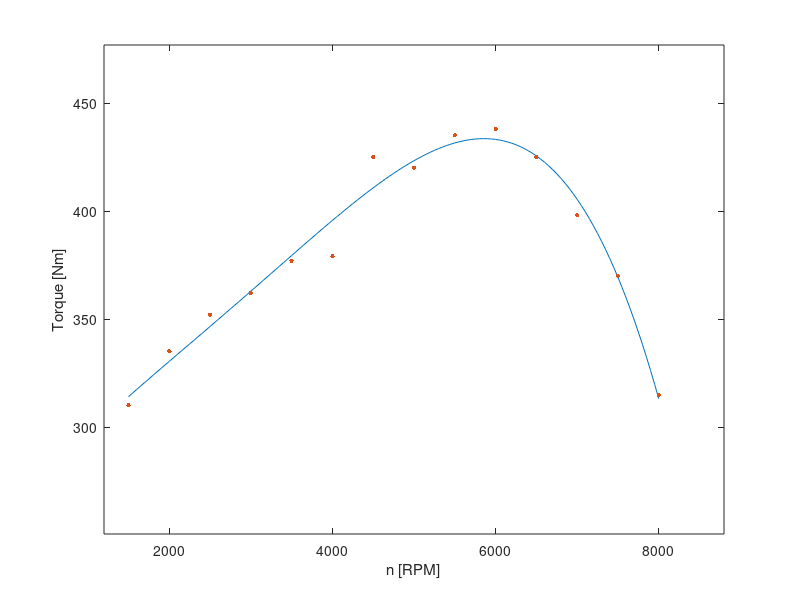

Write MATLAB code to recreate this figure. (Note: this script raises an error after producing the figure.)
%% Powertrain Model HP390 %%
clear powertrain;%clc;

name = '390HP';

% Type (Combustion-0/Electric-1)
pwt.type = 0;

% Engine
% Initial values
    pwt.ni = [1500 2000 2500 3000 3500 4000 4500 5000 5500 6000 6500 7000 7500 8000]; % Initial n values [rpm]
    pwt.torquei = [310 335 352 362 377 379 425 420 435 438 425 398 370 315]; % Initial torque values [Nm]
% Min and Max n [rpm]
pwt.min_n = min(pwt.ni); % Minimum engine angular velocity [rpm]
pwt.max_n = max(pwt.ni); % Maximum engine angular velocity [rpm]
% Engine curves
pwt.interp_coef = polyfit(pwt.ni,pwt.torquei,4); % Interpolation coefficients
pwt.n = [pwt.min_n:50:pwt.max_n]; % Engine angular velocity [rpm]
pwt.torque =  polyval(pwt.interp_coef,pwt.n); % Engine torque [Nm]
pwt.power = pwt.torque.*pwt.n*(2*pi/60)/1000; % Engine power [kW]

% Gearbox
pwt.gear_i_r = [3.81 2.15 1.56 1.24 0.95 0.82];
pwt.diff = [3.44 3.44 3.44 3.44 3.44 3.44];
pwt.gear_r = pwt.gear_i_r;

% Fuel
pwt.fuel_cons_ratio = 10; % Fuel Consumption [L/km]
pwt.fuel_tank = 100; % Fuel tank [L] 

% Matrix calculus
    v = [0:1:10000];
    R = 18*25.4/1000;
    wo = v*(60/(2*pi))/R;
    wi(1:length(pwt.gear_r),1) = 0;
    i = 2;
    j = 1;
   while j <= length(pwt.gear_r)
        while wi(j,i-1) < pwt.max_n
            w_i = wo(i)*pwt.gear_r(j);
            wi(j,i) = w_i;
            i = i+1;
        end
        if w_i > pwt.max_n
            wi(j,i-1) = 0;
        end
        j = j+1;
        i = 2;
   end

pwt.n_matrix = wi; % Engine angular speed matrix (x-Speed [km/h], y-n [RPM])
pwt.n_lim_change = 7000; % n gear change upshift [rpm]
pwt.n_lim_reduce = 5000; % n gear change downshift [rpm]

% Gear change map calculus
    gear_change = 0;
    n_change = pwt.n_lim_change;
    i = 2;
    gear = 1;
    while i <= length(wi)
        if wi(gear,i-1) > n_change
            gear = gear+1;
            gear_change(i-1) = gear;
            if gear > length(wi(:,1))
                gear = length(wi(:,1));
                gear_change(i-1) = gear;
            end
        end
        gear_change(i) = gear;
        i = i+1;
    end
v = v(1:length(wi(1,:)));
pwt.gear_matrix = gear_change;

% GRAPHS
figure('Name','PWT.Power & Torque','NumberTitle','off')
plot(pwt.n,pwt.torque);hold on;
plot(pwt.ni,pwt.torquei,'.','MarkerSize',10)
xlim([pwt.min_n*0.8 pwt.max_n*1.1]);ylim([min(pwt.torque)*0.8 max(pwt.torque)*1.1]);
xlabel('n [RPM]');ylabel('Torque [Nm]');
yyaxis right
plot(pwt.n,pwt.power);
ylabel('Power [kW]')

figure('Name','PWT.Gear change map','NumberTitle','off')
subplot(2,1,1)
plot(v,wi(1,:));hold on
plot(v,wi(2,:));
plot(v,wi(3,:));
plot(v,wi(4,:));
plot(v,wi(5,:));
plot(v,wi(6,:));
legend('g1','g2','g3','g4','g5','g6')
xlabel('Speed [km/h]');ylabel('n [RPM]');
subplot(2,1,2)
plot(v,gear_change);
ylim([0 7]);
xlabel('Speed [km/h]');ylabel('Gear [-]');

% Torque and Force
gear_r = pwt.gear_r;
vx = [0:1:1000];
w_o = vx*(60/(2*pi))/R;

wi(1:length(gear_r),1) = 0;

n = pwt.ni;
torque = pwt.torquei;
p1 = polyfit(n,torque,4);
torque_i = polyval(p1,n);
power_i = torque_i.*n*(2*pi/60)/1000;

i = 2;
j = 1;
while j <= length(gear_r)
    while wi(j,i-1) < max(n)
        w_i = w_o(i).*gear_r(j);
        torque_m(j,i) = polyval(p1,w_i);
        torque_w(j,i) = torque_m(j,i).*gear_r(j);
        Fx_w(j,i) = torque_w(j,i).*pwt.diff(j)/R;
        wi(j,i) = w_i;
        i = i+1;
    end
    if w_i > max(n)
        wi(j,i-1) = 0;
        torque_m(j,i-1) = 0;
        torque_w(j,i-1) = 0;
        Fx_w(j,i-1) = 0;
    end
    i = 2;
    j = j+1;
end
vx = vx(1:length(wi));

figure('Name','PWT.Torque per gear','NumberTitle','off')
subplot(2,1,1)
plot(vx,torque_m(1,:));hold on
plot(vx,torque_m(2,:));
plot(vx,torque_m(3,:));
plot(vx,torque_m(4,:));
plot(vx,torque_m(5,:));
plot(vx,torque_m(6,:));
legend('g1','g2','g3','g4','g5','g6')
xlabel('Speed [km/h]');ylabel('Torque Motor [Nm]');
subplot(2,1,2)
plot(vx,torque_w(1,:));hold on
plot(vx,torque_w(2,:));
plot(vx,torque_w(3,:));
plot(vx,torque_w(4,:));
plot(vx,torque_w(5,:));
plot(vx,torque_w(6,:));
legend('g1','g2','g3','g4','g5','g6')
xlabel('Speed [km/h]');ylabel('Torque Wheel [Nm]');

figure('Name','PWT.Fx per gear','NumberTitle','off')
plot(vx,Fx_w(1,:));hold on
plot(vx,Fx_w(2,:));
plot(vx,Fx_w(3,:));
plot(vx,Fx_w(4,:));
plot(vx,Fx_w(5,:));
plot(vx,Fx_w(6,:));
legend('g1','g2','g3','g4','g5','g6')
xlabel('Speed [km/h]');ylabel('Fx_w [N]');

